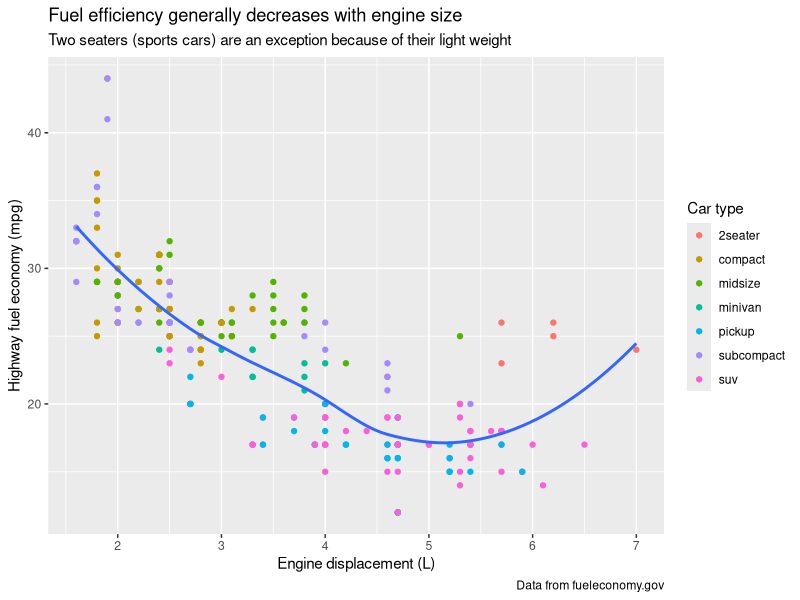
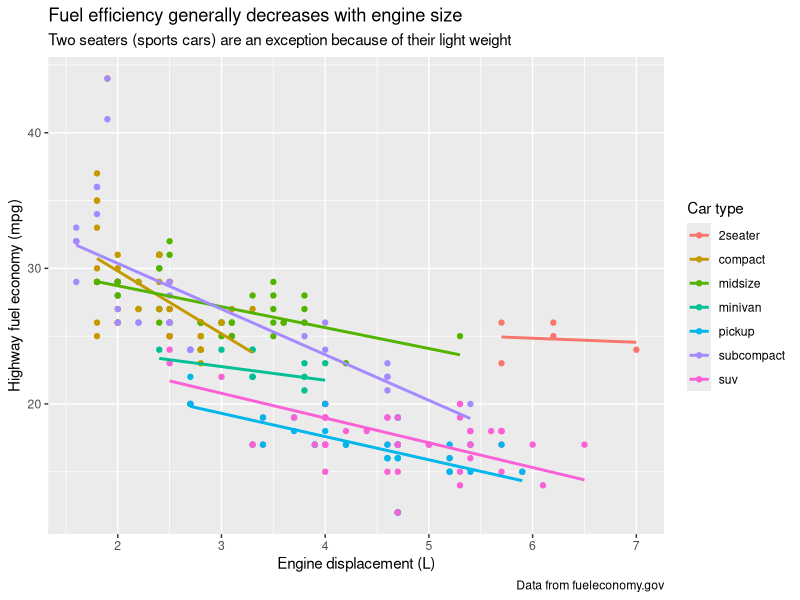
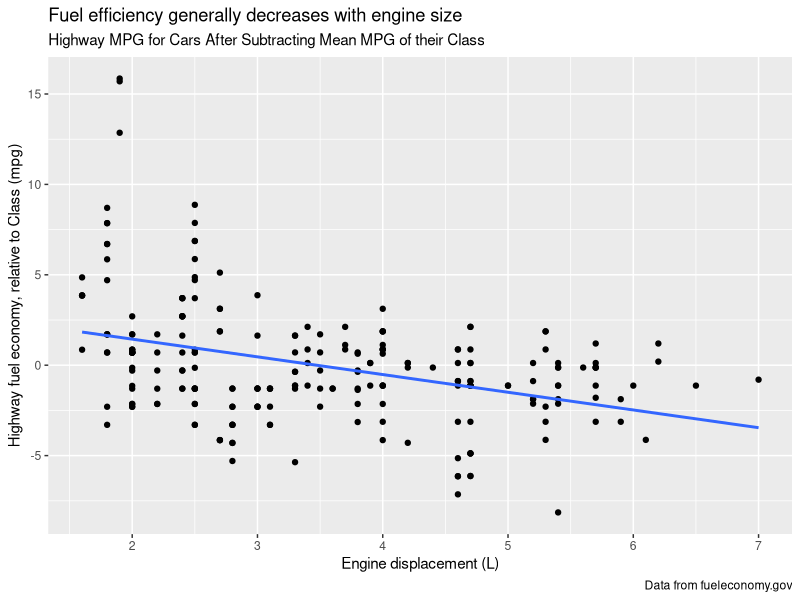

These figures' R source, in order: (Note: this script raises an error after producing the figures.)
## ---- chunk 1
library("tidyverse")
library("modelr")
library("lubridate")
## ---- chunk 2
ggplot(mpg, aes(displ, hwy)) +
  geom_point(aes(colour = class)) +
  geom_smooth(se = FALSE) +
  labs(
    title = "Fuel efficiency generally decreases with engine size",
    subtitle = "Two seaters (sports cars) are an exception because of their light weight",
    caption = "Data from fueleconomy.gov",
    x = "Engine displacement (L)",
    y = "Highway fuel economy (mpg)",
    colour = "Car type"
  )
## ---- chunk 3
ggplot(mpg, aes(displ, hwy, colour = class)) +      # ADD: `colour = class` to get multiple lines
  geom_point(aes(colour = class)) +
  geom_smooth(method = "lm", se = FALSE) +          # ADD: `method = "lm"` to get straight lines
  labs(
    title = "Fuel efficiency generally decreases with engine size",
    subtitle = "Two seaters (sports cars) are an exception because of their light weight",
    caption = "Data from fueleconomy.gov",
    x = "Engine displacement (L)",
    y = "Highway fuel economy (mpg)",
    colour = "Car type"
  )
## ---- chunk 4
mod <- lm(hwy ~ class, data = mpg)             # model based on fuel economy for Class (Car type)
mpg %>%
  add_residuals(mod) %>%
  ggplot(aes(displ, resid)) +                  # `resid` is default column name for residuals
  geom_point() +
  geom_smooth(method = "lm", se = FALSE) +
  labs(
    title = "Fuel efficiency generally decreases with engine size",
    subtitle = "Highway MPG for Cars After Subtracting Mean MPG of their Class",
    caption = "Data from fueleconomy.gov",
    x = "Engine displacement (L)",
    y = "Highway fuel economy, relative to Class (mpg)"
  )
## ---- chunk 5
ggplot(df, aes(x, y)) +
  geom_hex() +
  scale_colour_gradient(low = "white", high = "red") +
  coord_fixed()
## ---- chunk 6
ggplot(diamonds, aes(carat, price)) +
  geom_point(aes(colour = cut), alpha = 1/20)
